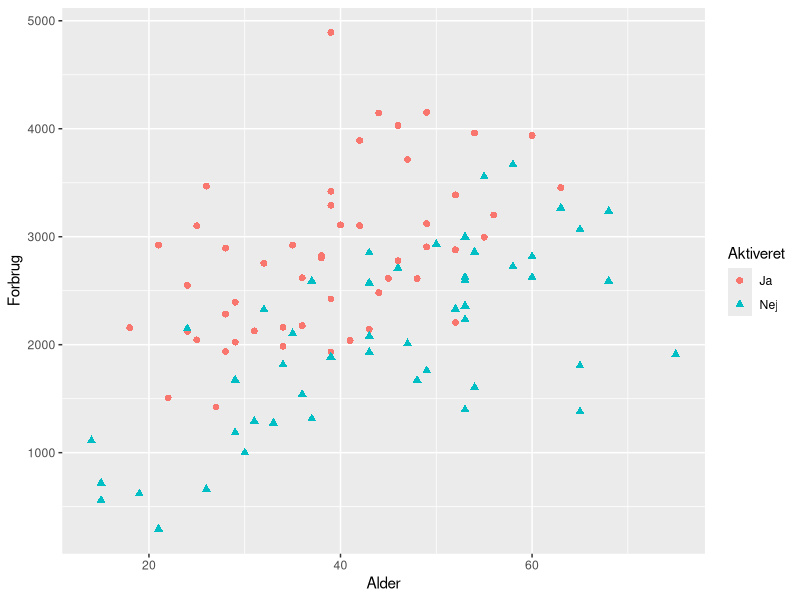

This figure's R source:
## ---- chunk 1
#| echo: false
#| message: false
library(ggplot2)
N <- 100
set.seed(42)
alder <- 13 + round(70*rbeta(N, 2, 3))
mu_forbrug <- ifelse(alder<40, 70*alder, 3000)
forbrug <- round(rnorm(N, mu_forbrug, sd = 800))
mu <- -2*scale(alder) + 2*scale(forbrug)
prob <- exp(mu)/(1+exp(mu))
dat <- data.frame(Alder = alder, Forbrug = forbrug, prob, 
                  Aktiveret = factor(ifelse(rbinom(N, size = 1, prob = prob), "Ja", "Nej")))
# summary(dat)
dat |> ggplot(aes(Alder, Forbrug, color = Aktiveret, shape = Aktiveret)) +
  geom_point(size = 2)
# source("adaline.R")
# out <- adaline(Aktiveret ~ Alder + Forbrug, data = dat)
# out$w
#          bias         Alder       Forbrug 
# -0.2975679652 -0.0374751270  0.0007693097 
